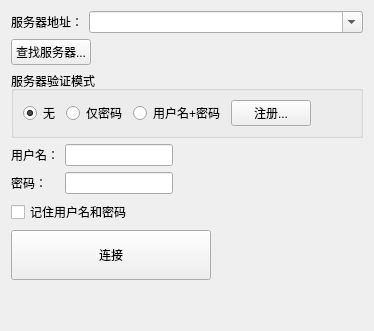
      <widget class="QWidget" name="tabConnectServer">
       <attribute name="title">
        <string>连接服务器</string>
       </attribute>
       <layout class="QVBoxLayout" name="verticalLayout">
        <item>
         <widget class="QWidget" name="widgetServerAddress" native="true">
          <property name="sizePolicy">
           <sizepolicy hsizetype="Preferred" vsizetype="Fixed">
            <horstretch>0</horstretch>
            <verstretch>0</verstretch>
           </sizepolicy>
          </property>
          <layout class="QHBoxLayout" name="horizontalLayoutServer">
           <property name="leftMargin">
            <number>0</number>
           </property>
           <property name="topMargin">
            <number>0</number>
           </property>
           <property name="rightMargin">
            <number>0</number>
           </property>
           <property name="bottomMargin">
            <number>0</number>
           </property>
           <item>
            <widget class="QLabel" name="label">
             <property name="sizePolicy">
              <sizepolicy hsizetype="Preferred" vsizetype="Fixed">
               <horstretch>0</horstretch>
               <verstretch>0</verstretch>
              </sizepolicy>
             </property>
             <property name="text">
              <string>服务器地址：</string>
             </property>
            </widget>
           </item>
           <item>
            <widget class="QComboBox" name="comboBoxServerAddress">
             <property name="sizePolicy">
              <sizepolicy hsizetype="Expanding" vsizetype="Fixed">
               <horstretch>0</horstretch>
               <verstretch>0</verstretch>
              </sizepolicy>
             </property>
             <property name="editable">
              <bool>true</bool>
             </property>
             <property name="currentText">
              <string/>
             </property>
            </widget>
           </item>
          </layout>
         </widget>
        </item>
        <item>
         <widget class="QPushButton" name="pushButtonFindServer">
          <property name="sizePolicy">
           <sizepolicy hsizetype="Fixed" vsizetype="Fixed">
            <horstretch>0</horstretch>
            <verstretch>0</verstretch>
           </sizepolicy>
          </property>
          <property name="font">
           <font>
            <weight>50</weight>
            <bold>false</bold>
           </font>
          </property>
          <property name="toolTip">
           <string/>
          </property>
          <property name="text">
           <string>查找服务器...</string>
          </property>
         </widget>
        </item>
        <item>
         <widget class="QGroupBox" name="groupBoxAuth">
          <property name="sizePolicy">
           <sizepolicy hsizetype="Preferred" vsizetype="Fixed">
            <horstretch>0</horstretch>
            <verstretch>0</verstretch>
           </sizepolicy>
          </property>
          <property name="title">
           <string>服务器验证模式</string>
          </property>
          <layout class="QHBoxLayout" name="horizontalLayout_3">
           <property name="sizeConstraint">
            <enum>QLayout::SetDefaultConstraint</enum>
           </property>
           <item>
            <widget class="QRadioButton" name="radioButtonNone">
             <property name="sizePolicy">
              <sizepolicy hsizetype="Fixed" vsizetype="Fixed">
               <horstretch>0</horstretch>
               <verstretch>0</verstretch>
              </sizepolicy>
             </property>
             <property name="text">
              <string>无</string>
             </property>
             <property name="checked">
              <bool>true</bool>
             </property>
            </widget>
           </item>
           <item>
            <widget class="QRadioButton" name="radioButtonPassword">
             <property name="sizePolicy">
              <sizepolicy hsizetype="Fixed" vsizetype="Fixed">
               <horstretch>0</horstretch>
               <verstretch>0</verstretch>
              </sizepolicy>
             </property>
             <property name="text">
              <string>仅密码</string>
             </property>
            </widget>
           </item>
           <item>
            <widget class="QRadioButton" name="radioButtonUserAndPassword">
             <property name="sizePolicy">
              <sizepolicy hsizetype="Minimum" vsizetype="Fixed">
               <horstretch>0</horstretch>
               <verstretch>0</verstretch>
              </sizepolicy>
             </property>
             <property name="text">
              <string>用户名+密码</string>
             </property>
            </widget>
           </item>
           <item>
            <widget class="QPushButton" name="pushButtonRegister">
             <property name="text">
              <string>注册...</string>
             </property>
            </widget>
           </item>
           <item>
            <spacer name="horizontalSpacer">
             <property name="orientation">
              <enum>Qt::Horizontal</enum>
             </property>
             <property name="sizeHint" stdset="0">
              <size>
               <width>40</width>
               <height>20</height>
              </size>
             </property>
            </spacer>
           </item>
          </layout>
         </widget>
        </item>
        <item>
         <widget class="QWidget" name="widgetUser" native="true">
          <property name="sizePolicy">
           <sizepolicy hsizetype="Fixed" vsizetype="Fixed">
            <horstretch>0</horstretch>
            <verstretch>0</verstretch>
           </sizepolicy>
          </property>
          <layout class="QHBoxLayout" name="horizontalLayoutUser">
           <property name="leftMargin">
            <number>0</number>
           </property>
           <property name="topMargin">
            <number>0</number>
           </property>
           <property name="rightMargin">
            <number>0</number>
           </property>
           <property name="bottomMargin">
            <number>0</number>
           </property>
           <item>
            <widget class="QLabel" name="label_2">
             <property name="sizePolicy">
              <sizepolicy hsizetype="Preferred" vsizetype="Fixed">
               <horstretch>0</horstretch>
               <verstretch>0</verstretch>
              </sizepolicy>
             </property>
             <property name="text">
              <string>用户名：</string>
             </property>
            </widget>
           </item>
           <item>
            <widget class="QLineEdit" name="lineEditUser">
             <property name="maxLength">
              <number>30</number>
             </property>
            </widget>
           </item>
          </layout>
         </widget>
        </item>
        <item>
         <widget class="QWidget" name="widgetPassword" native="true">
          <property name="sizePolicy">
           <sizepolicy hsizetype="Fixed" vsizetype="Fixed">
            <horstretch>0</horstretch>
            <verstretch>0</verstretch>
           </sizepolicy>
          </property>
          <layout class="QHBoxLayout" name="horizontalLayoutPassword">
           <property name="leftMargin">
            <number>0</number>
           </property>
           <property name="topMargin">
            <number>0</number>
           </property>
           <property name="rightMargin">
            <number>0</number>
           </property>
           <property name="bottomMargin">
            <number>0</number>
           </property>
           <item>
            <widget class="QLabel" name="label_3">
             <property name="sizePolicy">
              <sizepolicy hsizetype="Preferred" vsizetype="Fixed">
               <horstretch>0</horstretch>
               <verstretch>0</verstretch>
              </sizepolicy>
             </property>
             <property name="text">
              <string>密码：　</string>
             </property>
            </widget>
           </item>
           <item>
            <widget class="QLineEdit" name="lineEditPassword">
             <property name="echoMode">
              <enum>QLineEdit::Password</enum>
             </property>
            </widget>
           </item>
          </layout>
         </widget>
        </item>
        <item>
         <widget class="QCheckBox" name="checkBoxRemember">
          <property name="toolTip">
           <string>&lt;html&gt;&lt;head/&gt;&lt;body&gt;&lt;p&gt;对于地址是域名的服务器，每个服务器对应的用户名和密码将分别进行保存。&lt;/p&gt;&lt;p&gt;对于地址是IP的服务器，将共享保存的用户名和密码。&lt;/p&gt;&lt;/body&gt;&lt;/html&gt;</string>
          </property>
          <property name="text">
           <string>记住用户名和密码</string>
          </property>
         </widget>
        </item>
        <item>
         <widget class="QPushButton" name="pushButtonConnect">
          <property name="sizePolicy">
           <sizepolicy hsizetype="Fixed" vsizetype="Fixed">
            <horstretch>0</horstretch>
            <verstretch>0</verstretch>
           </sizepolicy>
          </property>
          <property name="minimumSize">
           <size>
            <width>200</width>
            <height>50</height>
           </size>
          </property>
          <property name="text">
           <string>连接</string>
          </property>
         </widget>
        </item>
        <item>
         <spacer name="verticalSpacer">
          <property name="orientation">
           <enum>Qt::Vertical</enum>
          </property>
          <property name="sizeHint" stdset="0">
           <size>
            <width>20</width>
            <height>40</height>
           </size>
          </property>
         </spacer>
        </item>
       </layout>
      </widget>
